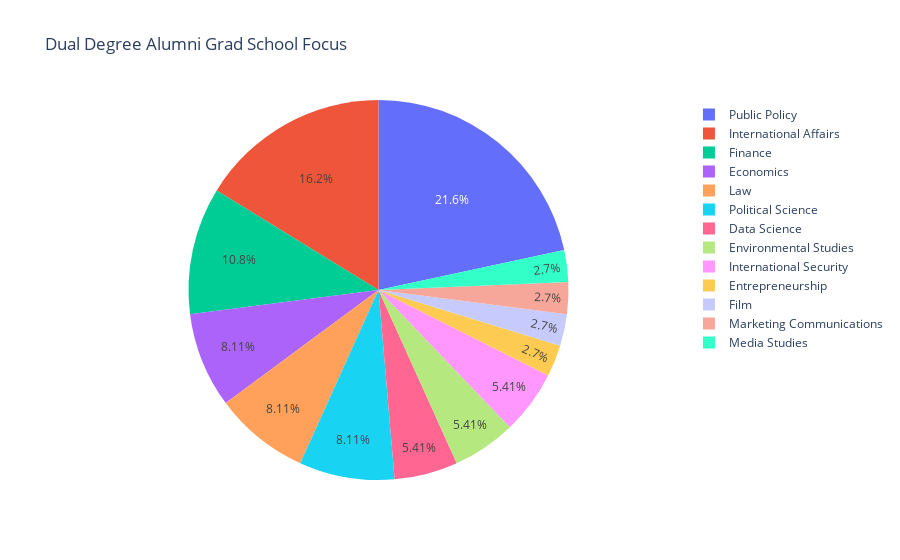

The notebook cell this image was saved under:
### Code cell
# create pie chart visualization of grad school fields
field_pie = px.pie(fieldct_df, values='Field Count', names='Grad Field', title="Dual Degree Alumni Grad School Focus")
field_pie.show()

### Figure 1 — Plotly figure (JSON) as saved in the notebook; plotly's stock layout.template omitted (floating-point values rounded to 4 significant figures)
{"data": [{"domain": {"x": [0, 1], "y": [0, 1]}, "hovertemplate": "Grad Field=%{label}<br>Field Count=%{value}<extra></extra>", "labels": ["Public Policy", "International Affairs", "Finance", "Economics", "Law", "Political Science", "Data Science", "Environmental Studies", "International Security", "Entrepreneurship", "Film", "Marketing Communications", "Media Studies"], "legendgroup": "", "name": "", "showlegend": true, "type": "pie", "values": [8, 6, 4, 3, 3, 3, 2, 2, 2, 1, 1, 1, 1]}], "layout": {"autosize": true, "legend": {"tracegroupgap": 0}, "title": {"text": "Dual Degree Alumni Grad School Focus"}}}
